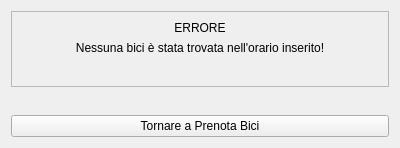
<?xml version="1.0" encoding="UTF-8"?>
<ui version="4.0">
 <class>frameErroreNessunaBiciTrovataOrarioRicercato</class>
 <widget class="QFrame" name="frameErroreNessunaBiciTrovataOrarioRicercato">
  <property name="geometry">
   <rect>
    <x>0</x>
    <y>0</y>
    <width>400</width>
    <height>148</height>
   </rect>
  </property>
  <property name="windowTitle">
   <string>Errore Nessuna Bici nell'orario ricercato</string>
  </property>
  <layout class="QVBoxLayout" name="verticalLayout">
   <item>
    <widget class="QFrame" name="frameErrore">
     <property name="frameShape">
      <enum>QFrame::StyledPanel</enum>
     </property>
     <property name="frameShadow">
      <enum>QFrame::Raised</enum>
     </property>
     <layout class="QVBoxLayout" name="verticalLayout_2">
      <item>
       <widget class="QLabel" name="labelErrore">
        <property name="text">
         <string>ERRORE</string>
        </property>
        <property name="alignment">
         <set>Qt::AlignCenter</set>
        </property>
       </widget>
      </item>
      <item>
       <widget class="QLabel" name="labelAvviso">
        <property name="text">
         <string>Nessuna bici è stata trovata nell'orario inserito!</string>
        </property>
        <property name="alignment">
         <set>Qt::AlignCenter</set>
        </property>
       </widget>
      </item>
      <item>
       <spacer name="verticalSpacer">
        <property name="orientation">
         <enum>Qt::Vertical</enum>
        </property>
        <property name="sizeHint" stdset="0">
         <size>
          <width>20</width>
          <height>40</height>
         </size>
        </property>
       </spacer>
      </item>
     </layout>
    </widget>
   </item>
   <item>
    <spacer name="verticalSpacer_2">
     <property name="orientation">
      <enum>Qt::Vertical</enum>
     </property>
     <property name="sizeHint" stdset="0">
      <size>
       <width>20</width>
       <height>40</height>
      </size>
     </property>
    </spacer>
   </item>
   <item>
    <widget class="QPushButton" name="btnTornarePrenotaBici">
     <property name="text">
      <string>Tornare a Prenota Bici</string>
     </property>
    </widget>
   </item>
  </layout>
 </widget>
 <resources/>
 <connections/>
</ui>
